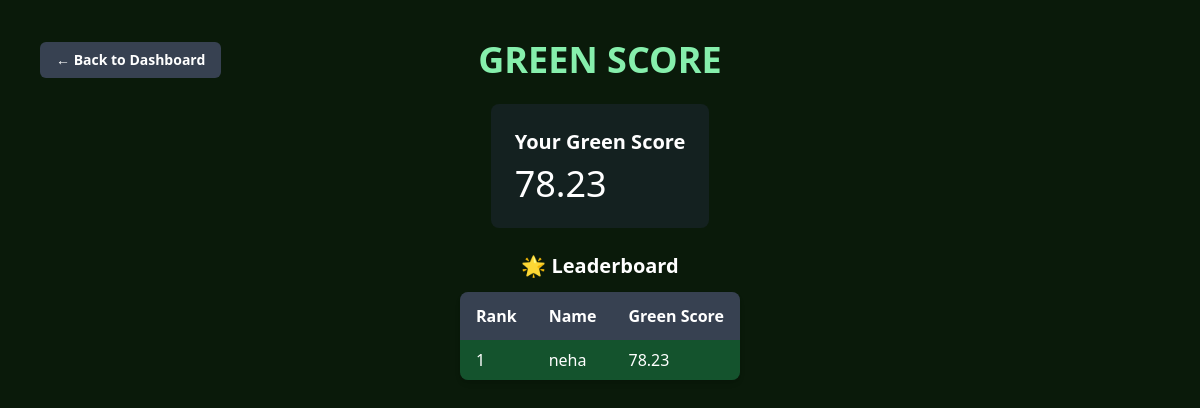
Page /greenscore (signed in) on the earlier database version.
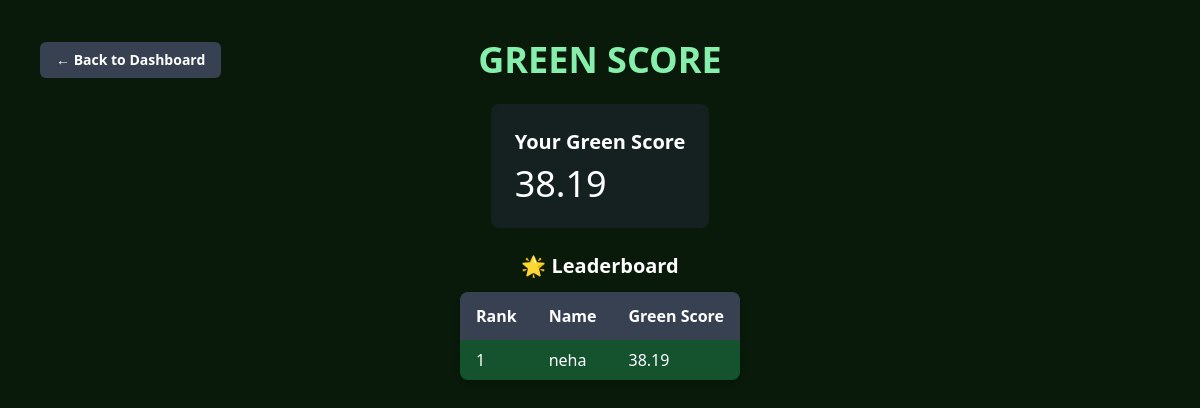
Same page on the later database version.
### app.py (models this page shows, shortened)
class User(db.Model, UserMixin):
    id = db.Column(db.Integer, primary_key=True)
    name = db.Column(db.String(35), unique=True, nullable=False)
    email = db.Column(db.String(35), unique=True, nullable=False)
    password = db.Column(db.String(200), nullable=False)
    total_emission = db.Column(db.Float, default=0.0)
    green_score = db.Column(db.Float, nullable=False, default=100.0)
    total_offset = db.Column(db.Float, default=0.0)
    net_emission = db.Column(db.Float, default=0.0)
    badges = db.Column(db.String(200), default="")

### app.py (the view)
@app.route('/greenscore')
@login_required
def green_score():
    current_user.net_emission = max(0, current_user.total_emission - current_user.total_offset)
    current_user.green_score = max(0, 100 - ((current_user.net_emission)*0.0005))
    db.session.commit()
    leaderboard = User.query.order_by(User.green_score.desc()).limit(10).all()
    return render_template('greenscore.html',
                           total_emissions=current_user.total_emission,
                           total_offset=current_user.total_offset,
                           net_emissions=current_user.net_emission,
                           green_score=current_user.green_score,
                           leaderboard=leaderboard,
                           enumerate=enumerate)

### app.py (called while the page is built)
@login_manager.user_loader
def load_user(user_id):
    return User.query.get(int(user_id))

### templates/greenscore.html (shortened to what this page needs)
<!DOCTYPE html>
<html lang="en">
<head>
    <script src="https://cdn.tailwindcss.com"></script>
</head>
<body class="bg-[#0a1a0a] text-white flex flex-col items-center p-10 min-h-screen">
    <div class="w-full max-w-5xl flex items-center mb-6">
        <a href="/dashboard" class="bg-gray-700 text-white font-bold px-4 py-2 rounded-md hover:bg-gray-900 transition text-sm absolute left-0 ml-10">
            ← Back to Dashboard
        </a>
        <h1 class="text-4xl font-bold text-green-300 uppercase mx-auto">Green Score</h1>
    </div>
        <div class="bg-gray-800 bg-opacity-50 rounded-lg p-6 mb-6">
            <h2 class="text-xl font-semibold">Your Green Score</h2>
            <p class="text-4xl mt-2">{{ green_score|round(2) }}</p>
        </div>
        <h2 class="text-xl font-semibold mb-3">🌟 Leaderboard</h2>
        <div class="overflow-hidden rounded-lg shadow-md">
            <table class="w-full border-collapse bg-gray-800 bg-opacity-50 rounded-lg">
                <thead>
                    <tr class="bg-gray-700">
                        <th class="py-3 px-4 text-left">Rank</th>
                        <th class="py-3 px-4 text-left">Name</th>
                        <th class="py-3 px-4 text-left">Green Score</th>
                    </tr>
                </thead>
                <tbody>
                    {% for rank, user in enumerate(leaderboard, start=1) %}
                    <tr class="{% if user.id == current_user.id %} bg-green-900 {% else %} bg-gray-800 {% endif %}">
                        <td class="py-2 px-4">{{ rank }}</td>
                        <td class="py-2 px-4">{{ user.name }}</td>
                        <td class="py-2 px-4">{{ "%.2f" % user.green_score }}</td>
                    </tr>
                    {% endfor %}
                </tbody>
            </table>
        </div>
</body>
</html>

Differences in the rows shown:
changed User "neha": green_score "78.23" → "38.19"
